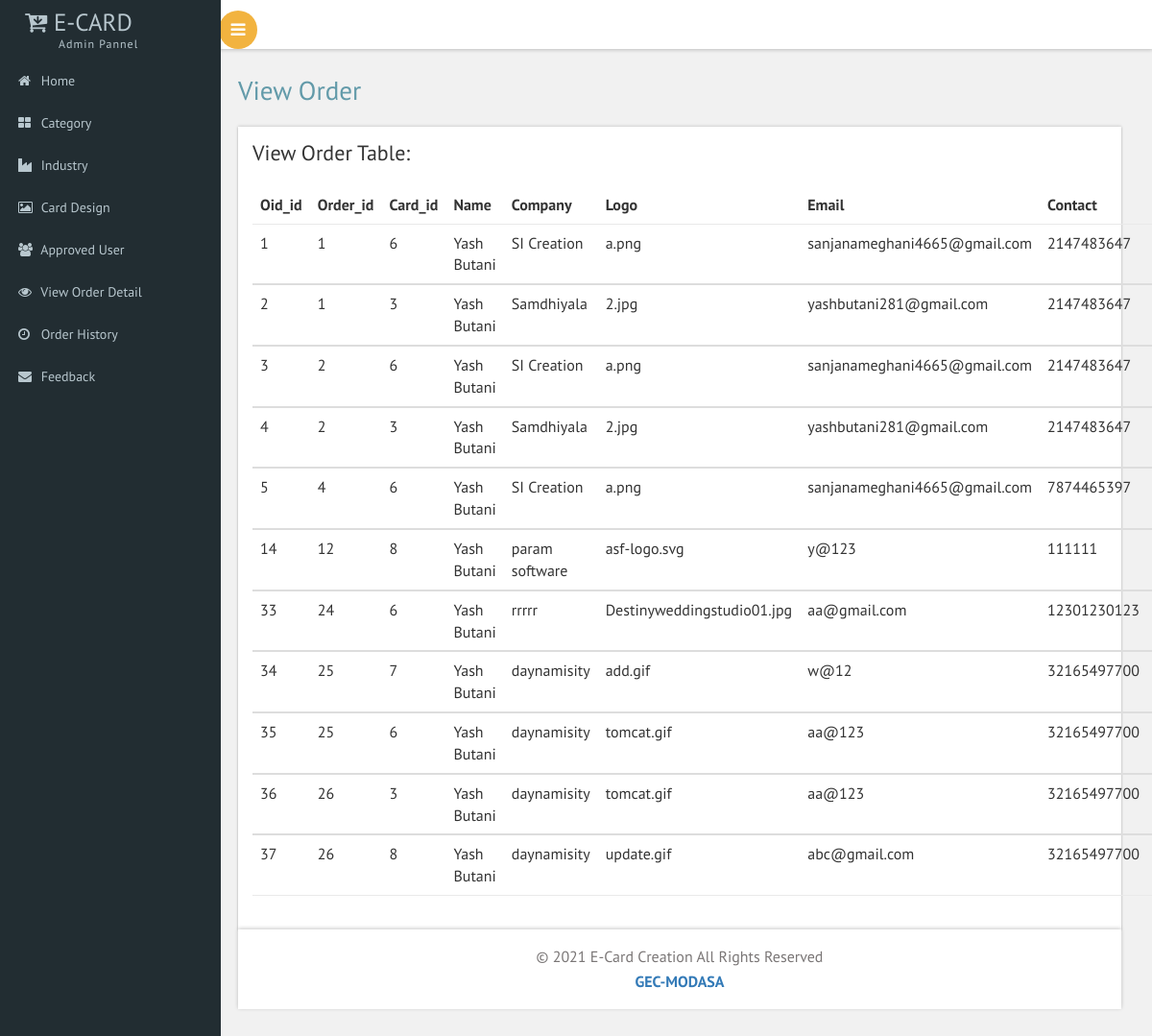
/ViewOrder.php (signed in), run on the app's committed database.
### tables this page shows
CREATE TABLE `order_item_detail` (
  `Oid_id` int(5) NOT NULL,
  `Card_id` int(5) NOT NULL,
  `Order_id` int(5) NOT NULL,
  `Name` text NOT NULL,
  `Company` text NOT NULL,
  `Logo` text NOT NULL,
  `Email` text NOT NULL,
  `Contact` bigint(10) NOT NULL,
  `Quantity` int(10) NOT NULL,
  `Price` int(10) NOT NULL,
  `Total` int(10) NOT NULL,
  `Address` varchar(500) NOT NULL
);

### web/ViewOrder.php (the view, shortened to what this page needs)
		<?php
include "Header.php";
?>
		<div id="page-wrapper">
			<div class="main-page">
				<div  class="col-md-13 ">
					<h3 class="title1">View Order</h3>
					<div class="panel-body widget-shadow">
						<h4 style="font-size:22px;">View Order Table:</h4><br>
						<table class="table">
							<thead>
								<tr>
								  <th>Oid_id</th>
								   <th>Order_id</th>
								  <th>Card_id</th>
								  <th>Name</th>
								  <th>Company</th>
								  <th>Logo</th>
								  <th>Email</th>
								  <th>Contact</th>
								  <th>Address</th>
								</tr>
							</thead>
<?php
	include "connection.php";
	$q="select * from order_item_detail";
	$c=mysqli_query($con,$q);
	while($r=mysqli_fetch_array($c))
	{
?>
							<tbody>
								<tr>
								  <td><?php echo $r['Oid_id']; ?></td>
								  <td><?php echo $r['Order_id']; ?></td>
								  <td><?php echo $r['Card_id']; ?></td>
								  <td><?php echo $r['Name']; ?></td>
								  <td><?php echo $r['Company']; ?></td>
								  <td><?php echo $r['Logo']; ?></td>
								  <td><?php echo $r['Email']; ?></td>
								  <td><?php echo $r['Contact']; ?></td>
								  <td><?php echo $r['Address']; ?></td>
								</tr>
<?php
	}
?>
							</tbody>
						</table>
					</div>
<?php
include "Footer.php";
?>

### web/css/custom.css (style rules this page uses)
#page-wrapper { padding:5em 2em 2.5em; background-color: #F1F1F1; }

### data on the page
order_item_detail: Oid_id "1", Order "1", Card "6", Name "Yash Butani", Company "SI Creation", Logo "a.png", Email "sanjanameghani4665@gmail.com", Contact "2147483647"
order_item_detail: Oid_id "2", Order "1", Card "3", Name "Yash Butani", Company "Samdhiyala", Logo "2.jpg", Email "yashbutani281@gmail.com", Contact "2147483647"
order_item_detail: Oid_id "3", Order "2", Card "6", Name "Yash Butani", Company "SI Creation", Logo "a.png", Email "sanjanameghani4665@gmail.com", Contact "2147483647"
order_item_detail: Oid_id "4", Order "2", Card "3", Name "Yash Butani", Company "Samdhiyala", Logo "2.jpg", Email "yashbutani281@gmail.com", Contact "2147483647"
order_item_detail: Oid_id "5", Order "4", Card "6", Name "Yash Butani", Company "SI Creation", Logo "a.png", Email "sanjanameghani4665@gmail.com", Contact "7874465397"
order_item_detail: Oid_id "14", Order "12", Card "8", Name "Yash Butani", Company "param software", Logo "asf-logo.svg", Email "y@123", Contact "111111"
order_item_detail: Oid_id "33", Order "24", Card "6", Name "Yash Butani", Company "rrrrr", Logo "Destinyweddingstudio01.jpg", Email "aa@gmail.com", Contact "12301230123"
order_item_detail: Oid_id "34", Order "25", Card "7", Name "Yash Butani", Company "daynamisity", Logo "add.gif", Email "w@12", Contact "32165497700"
order_item_detail: Oid_id "35", Order "25", Card "6", Name "Yash Butani", Company "daynamisity", Logo "tomcat.gif", Email "aa@123", Contact "32165497700"
order_item_detail: Oid_id "36", Order "26", Card "3", Name "Yash Butani", Company "daynamisity", Logo "tomcat.gif", Email "aa@123", Contact "32165497700"
order_item_detail: Oid_id "37", Order "26", Card "8", Name "Yash Butani", Company "daynamisity", Logo "update.gif", Email "abc@gmail.com", Contact "32165497700"
